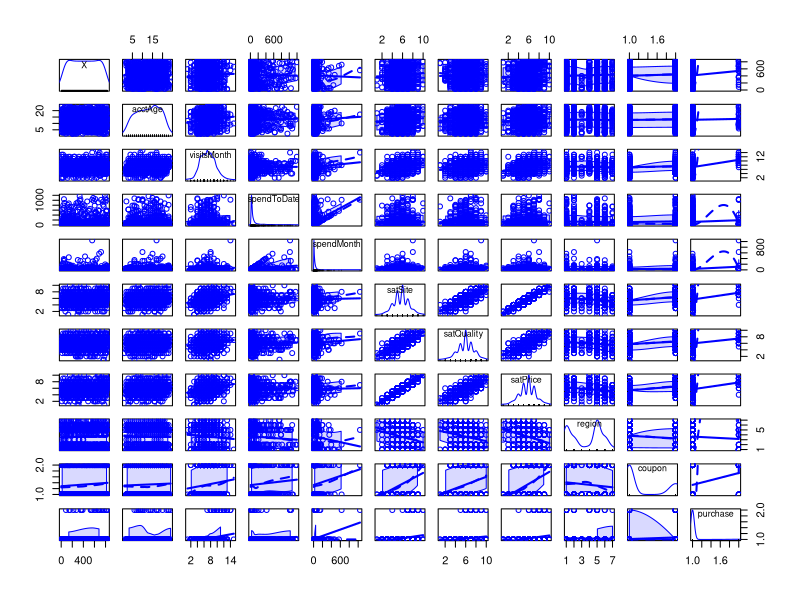

This chart was generated by the following R code: (Note: this script raises an error after producing the figure.)
sales.data.raw <- read.csv('sale-data-raw.csv', stringsAsFactors = T)
sales.data.raw$coupon = factor(sales.data.raw$coupon)
sales.data.raw$purchase = factor(sales.data.raw$purchase)

summary(sales.data.raw)

#high correlation
library(car)
scatterplotMatrix(sales.data.raw[,-9])

library(corrplot)
corrplot(cor(sales.data.raw[,-9]), upper = 'ellipse')
# satisfactions are highly correlated -> use pca

linear.m1 = lm(spendMonth ~ ., data = sales.data.raw)
vif(linear.m1)

pc.sat = prcomp(sales.data.raw[,c(5,6,7,8)])
sales.data.rmcor = sales.data.raw[,c(1:4,9:11)]
sales.data.rmcor$sat = pc.sat$x[,1]
sales.data.sc = data.frame(scale(sales.data.rmcor[,-5]))
sales.data.sc$region = sales.data.raw$region

linear.m2 = lm(spendMonth ~ ., data = sales.data.sc)
summary(linear.m2)
vif(linear.m2)

autoTransform <- function(x) { 
  library(forecast)
  return(scale(BoxCox(x, BoxCox.lambda(x))))
}

sales.data.bc = sales.data.raw
sales.data.bc[,-9] = lapply(sales.data.raw[,-9], autoTransform)
sales.data.bc = sales.data.bc[,c(1:4,9:11)]
sales.data.bc$sat = pc.sat$x[,1]

linear.m3 = lm(spendMonth ~ ., data = sales.data.bc)
summary(linear.m3)
vif(linear.m3)

#logistic regression


log.m1 = glm(data = )


